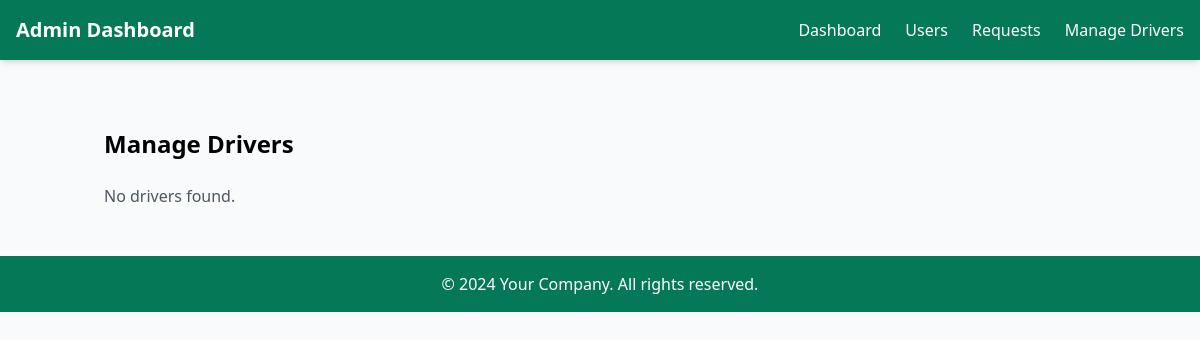
/adminn/manage_drivers/ (signed in), run on an earlier commit of the app's database.
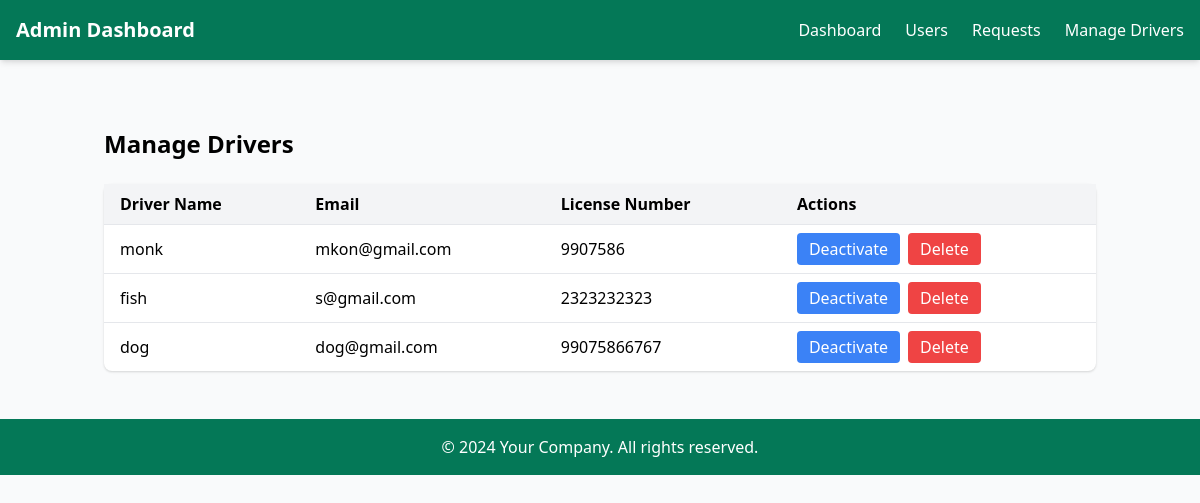
And on a later commit of the database.
### driverapp/models.py (models this page shows, shortened)
class DriverProfile(models.Model):
    user = models.OneToOneField(User, on_delete=models.CASCADE, related_name='driver_profile')
    license_number = models.CharField(max_length=50)
    phone_number = models.CharField(max_length=15)
    vehicle_details = models.TextField()
    address = models.TextField()
    created_at = models.DateTimeField(auto_now_add=True)

### account_app/decorators.py (the view)
        def _wrapped_view(request, *args, **kwargs):
            if request.user.is_authenticated:
                if request.user.is_superuser:
                    if 'admin' in allowed_roles:  # Admin-only pages
                        return view_func(request, *args, **kwargs)
                    else:
                        return HttpResponseForbidden("Admins cannot access this page.")
                if hasattr(request.user, 'userprofile') and request.user.userprofile.role in allowed_roles:
                    return view_func(request, *args, **kwargs)
                else:
                    return HttpResponseForbidden("You do not have permission to access this page.")
            else:
                return redirect('login_user')  # Replace with your login URL name

### adminapp/views.py (called while the page is built)
@role_required(allowed_roles=['admin'])
def manage_drivers(request):
    drivers = DriverProfile.objects.select_related('user').all()
    context = {"drivers": drivers}
    return render(request, "adminapp/manage_drivers.html", context)

### templates/adminapp/manage_drivers.html
{% extends "adminapp/base.html" %}
{% block content %}
<div class="container mx-auto mt-8 p-4">
    <h2 class="text-2xl font-bold mb-6">Manage Drivers</h2>
    {% if drivers %}
    <table class="min-w-full bg-white shadow rounded-lg">
        <thead class="bg-gray-100">
            <tr>
                <th class="py-2 px-4 text-left">Driver Name</th>
                <th class="py-2 px-4 text-left">Email</th>
                <th class="py-2 px-4 text-left">License Number</th>
                <th class="py-2 px-4 text-left">Actions</th>
            </tr>
        </thead>
        <tbody>
            {% for driver in drivers %}
                <tr class="border-t">
                    <td class="py-2 px-4">{{ driver.user.username }}</td>
                    <td class="py-2 px-4">{{ driver.user.email }}</td>
                    <td class="py-2 px-4">{{ driver.license_number }}</td>
                    <td class="py-2 px-4 flex space-x-2">
                        <a href="{% url 'adminapp:toggle_user_status' driver.user.id %}" class="bg-blue-500 text-white py-1 px-3 rounded hover:bg-blue-700">
                            {% if driver.user.is_active %} Deactivate {% else %} Activate {% endif %}
                        </a>
                        <a href="{% url 'adminapp:delete_user' driver.user.id %}" class="bg-red-500 text-white py-1 px-3 rounded hover:bg-red-700">
                            Delete
                        </a>
                    </td>
                </tr>
            {% endfor %}
        </tbody>
    </table>
    {% else %}
        <p class="text-gray-600 mt-4">No drivers found.</p>
    {% endif %}
</div>
{% endblock %}

### templates/adminapp/base.html (shortened to what this page needs)
<!DOCTYPE html>
<html lang="en">
<head>
    <link href="https://cdn.jsdelivr.net/npm/tailwindcss@2.2.19/dist/tailwind.min.css" rel="stylesheet">
    <link href="https://cdnjs.cloudflare.com/ajax/libs/font-awesome/5.15.3/css/all.min.css" rel="stylesheet">
</head>
<body class="bg-gray-50 font-sans leading-normal tracking-normal">
<nav class="bg-green-700 text-white shadow-md fixed w-full z-10 top-0 left-0">
    <div class="max-w-7xl mx-auto px-4 py-4 flex justify-between items-center">
        <div class="flex items-center space-x-4">
            <h1 class="text-xl font-semibold">Admin Dashboard</h1>
        </div>
        <div class="hidden lg:flex space-x-6">
            <a href="{% url 'adminapp:dashboard' %}" class="hover:text-green-300">Dashboard</a>
            <a href="{% url 'adminapp:manage_users' %}" class="hover:text-green-300">Users</a>
            <a href="#" class="hover:text-green-300">Requests</a>
            <a href="#" class="hover:text-green-300">Manage Drivers</a>
        </div>
    </div>
</nav>
<div class="pt-20 pb-8 px-4 mx-auto max-w-7xl">
    {% block content %}{% endblock %}
</div>
<footer class="bg-green-700 text-white text-center p-4">
    <p>&copy; 2024 Your Company. All rights reserved.</p>
</footer>
</body>
</html>

What changed in the data, as far as the page shows it:
added DriverProfile: user.username "monk", user.email "mkon@gmail.com", license_number "9907586", shows "Deactivate"
added DriverProfile: user.username "fish", user.email "s@gmail.com", license_number "2323232323", shows "Deactivate"
added DriverProfile: user.username "dog", user.email "dog@gmail.com", license_number "99075866767", shows "Deactivate"
Also different on the page:
text no longer shown: "No drivers found."
text now shown: "Driver Name Email License Number Actions"
